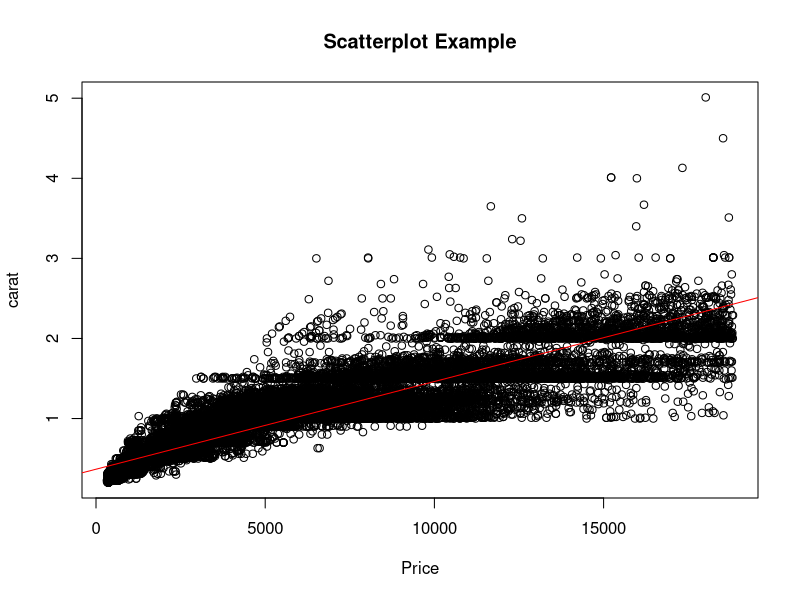
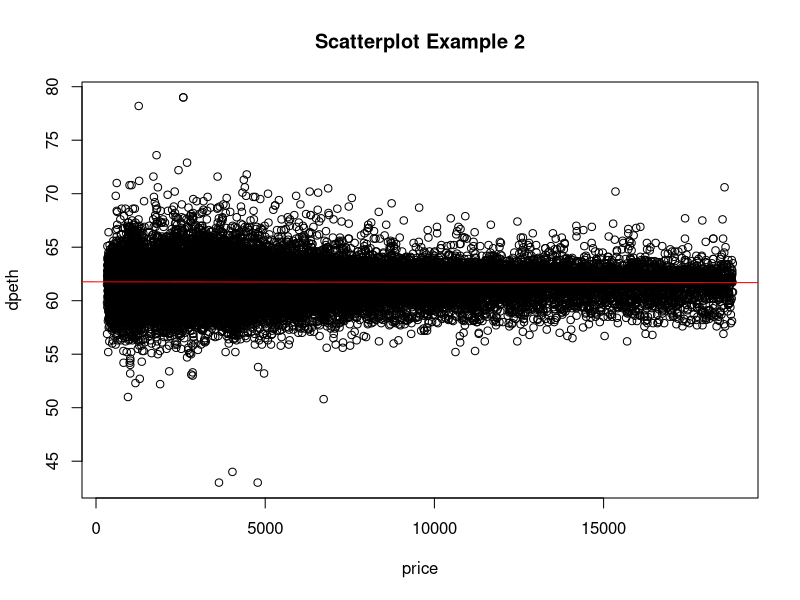
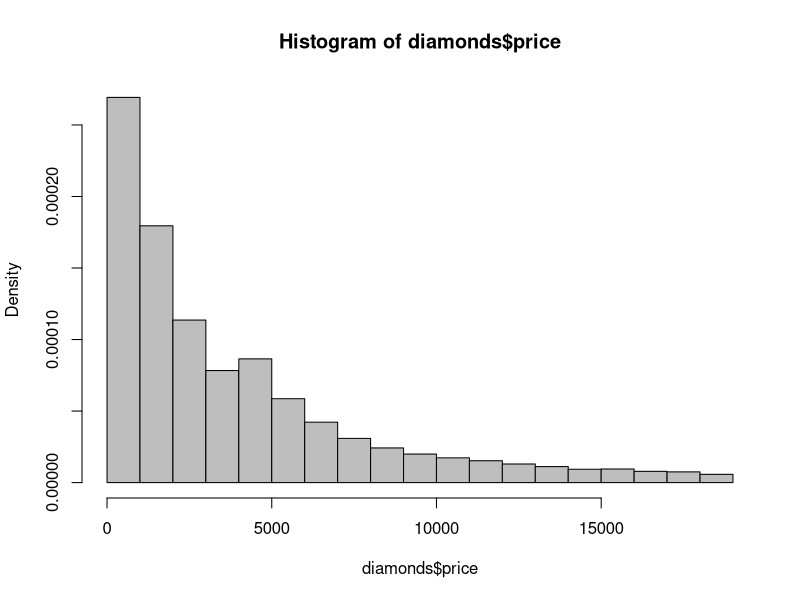

R code for these plots, in order: (Note: this script raises an error after producing the figures.)
## ---- chunk 1
knitr::opts_chunk$set(echo = TRUE)
## ---- chunk 2
install.packages("dplyr")
install.packages("ggplot2")
library(ggplot2)
library(datasets)
diamonds 
## ---- chunk 3
library("Hmisc")
attach(diamonds)
plot(price, carat, main="Scatterplot Example", 
  	xlab="Price", ylab="carat") +
abline(lm(carat~price), col="red")
  
## ---- chunk 4
attach(diamonds)
plot(price, depth, main="Scatterplot Example 2", 
  	xlab="price", ylab="dpeth") +
  abline(lm(depth~price), col="red")
## ---- chunk 5
hist(diamonds$price, col='grey', freq=FALSE)
lines(price_dense)
## ---- chunk 6
qqnorm(diamonds$price)
qqline(diamonds$price)

## ---- chunk 7
cor.test(carat, price, method = "pearson")
## ---- chunk 8
cor.test(depth, price, method = "pearson")
## ---- chunk 9
library(plyr)
diamonds$color <- revalue(diamonds$color,
               c("D"="1", "E"="2", "F"="3", "G"="4", "H"="5", "I"="6", "J"="7"))
as.numeric(diamonds$color)
cor.test(color, price, method = "spearman")
